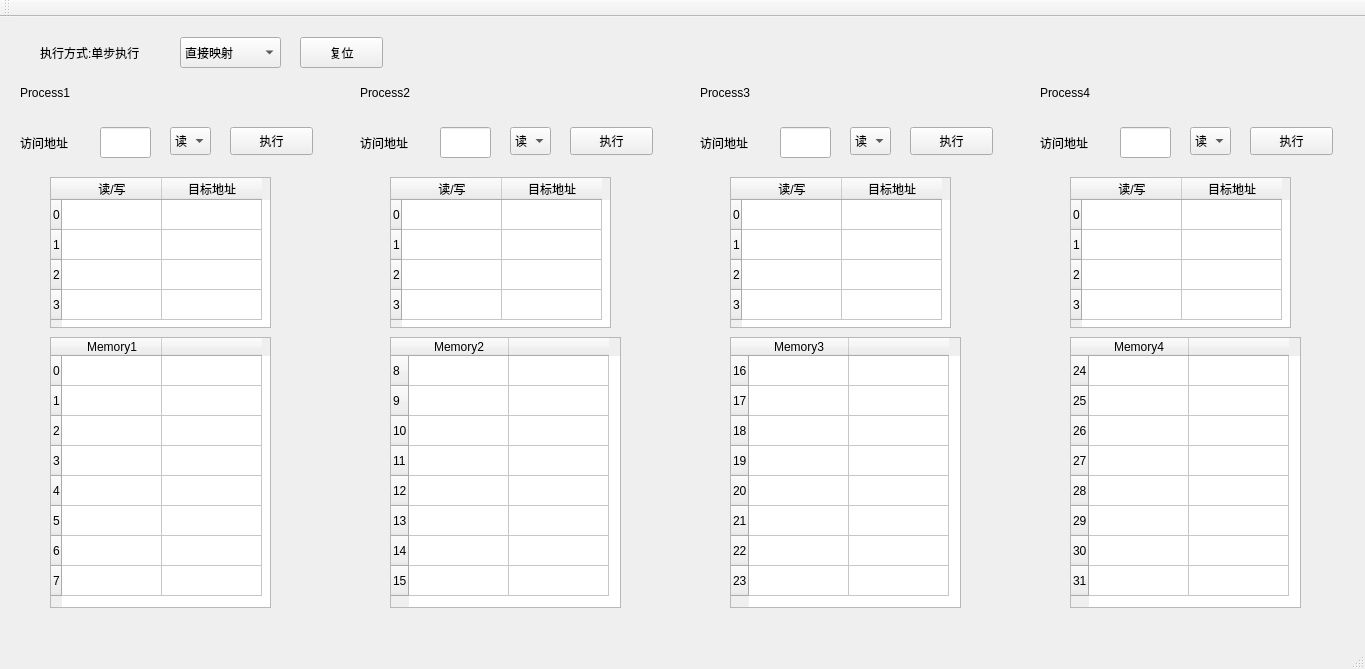
<?xml version="1.0" encoding="UTF-8"?>
<ui version="4.0">
 <class>MainWindow</class>
 <widget class="QMainWindow" name="MainWindow">
  <property name="geometry">
   <rect>
    <x>0</x>
    <y>0</y>
    <width>1365</width>
    <height>669</height>
   </rect>
  </property>
  <property name="windowTitle">
   <string>MainWindow</string>
  </property>
  <widget class="QWidget" name="centralWidget">
   <widget class="QLabel" name="label">
    <property name="geometry">
     <rect>
      <x>40</x>
      <y>20</y>
      <width>131</width>
      <height>31</height>
     </rect>
    </property>
    <property name="text">
     <string>执行方式:单步执行</string>
    </property>
   </widget>
   <widget class="QComboBox" name="associate">
    <property name="geometry">
     <rect>
      <x>180</x>
      <y>20</y>
      <width>101</width>
      <height>31</height>
     </rect>
    </property>
    <item>
     <property name="text">
      <string>直接映射</string>
     </property>
    </item>
    <item>
     <property name="text">
      <string>两路组相联</string>
     </property>
    </item>
    <item>
     <property name="text">
      <string>四路组相联</string>
     </property>
    </item>
   </widget>
   <widget class="QPushButton" name="reset">
    <property name="geometry">
     <rect>
      <x>300</x>
      <y>20</y>
      <width>83</width>
      <height>31</height>
     </rect>
    </property>
    <property name="text">
     <string>复位</string>
    </property>
   </widget>
   <widget class="QTableWidget" name="cpu1_cache">
    <property name="geometry">
     <rect>
      <x>50</x>
      <y>160</y>
      <width>221</width>
      <height>151</height>
     </rect>
    </property>
    <row>
     <property name="text">
      <string>0</string>
     </property>
    </row>
    <row>
     <property name="text">
      <string>1</string>
     </property>
    </row>
    <row>
     <property name="text">
      <string>2</string>
     </property>
    </row>
    <row>
     <property name="text">
      <string>3</string>
     </property>
    </row>
    <column>
     <property name="text">
      <string>读/写</string>
     </property>
    </column>
    <column>
     <property name="text">
      <string>目标地址</string>
     </property>
    </column>
   </widget>
   <widget class="QTableWidget" name="cpu2_cache">
    <property name="geometry">
     <rect>
      <x>390</x>
      <y>160</y>
      <width>221</width>
      <height>151</height>
     </rect>
    </property>
    <row>
     <property name="text">
      <string>0</string>
     </property>
    </row>
    <row>
     <property name="text">
      <string>1</string>
     </property>
    </row>
    <row>
     <property name="text">
      <string>2</string>
     </property>
    </row>
    <row>
     <property name="text">
      <string>3</string>
     </property>
    </row>
    <column>
     <property name="text">
      <string>读/写</string>
     </property>
    </column>
    <column>
     <property name="text">
      <string>目标地址</string>
     </property>
    </column>
   </widget>
   <widget class="QTableWidget" name="cpu3_cache">
    <property name="geometry">
     <rect>
      <x>730</x>
      <y>160</y>
      <width>221</width>
      <height>151</height>
     </rect>
    </property>
    <row>
     <property name="text">
      <string>0</string>
     </property>
    </row>
    <row>
     <property name="text">
      <string>1</string>
     </property>
    </row>
    <row>
     <property name="text">
      <string>2</string>
     </property>
    </row>
    <row>
     <property name="text">
      <string>3</string>
     </property>
    </row>
    <column>
     <property name="text">
      <string>读/写</string>
     </property>
    </column>
    <column>
     <property name="text">
      <string>目标地址</string>
     </property>
    </column>
   </widget>
   <widget class="QTableWidget" name="cpu4_cache">
    <property name="geometry">
     <rect>
      <x>1070</x>
      <y>160</y>
      <width>221</width>
      <height>151</height>
     </rect>
    </property>
    <row>
     <property name="text">
      <string>0</string>
     </property>
    </row>
    <row>
     <property name="text">
      <string>1</string>
     </property>
    </row>
    <row>
     <property name="text">
      <string>2</string>
     </property>
    </row>
    <row>
     <property name="text">
      <string>3</string>
     </property>
    </row>
    <column>
     <property name="text">
      <string>读/写</string>
     </property>
    </column>
    <column>
     <property name="text">
      <string>目标地址</string>
     </property>
    </column>
   </widget>
   <widget class="QTableWidget" name="memory1">
    <property name="geometry">
     <rect>
      <x>50</x>
      <y>320</y>
      <width>221</width>
      <height>271</height>
     </rect>
    </property>
    <row>
     <property name="text">
      <string>0</string>
     </property>
    </row>
    <row>
     <property name="text">
      <string>1</string>
     </property>
    </row>
    <row>
     <property name="text">
      <string>2</string>
     </property>
    </row>
    <row>
     <property name="text">
      <string>3</string>
     </property>
    </row>
    <row>
     <property name="text">
      <string>4</string>
     </property>
    </row>
    <row>
     <property name="text">
      <string>5</string>
     </property>
    </row>
    <row>
     <property name="text">
      <string>6</string>
     </property>
    </row>
    <row>
     <property name="text">
      <string>7</string>
     </property>
    </row>
    <column>
     <property name="text">
      <string>Memory1</string>
     </property>
    </column>
    <column>
     <property name="text">
      <string/>
     </property>
    </column>
   </widget>
   <widget class="QTableWidget" name="memory2">
    <property name="geometry">
     <rect>
      <x>390</x>
      <y>320</y>
      <width>231</width>
      <height>271</height>
     </rect>
    </property>
    <row>
     <property name="text">
      <string>8</string>
     </property>
    </row>
    <row>
     <property name="text">
      <string>9</string>
     </property>
    </row>
    <row>
     <property name="text">
      <string>10</string>
     </property>
    </row>
    <row>
     <property name="text">
      <string>11</string>
     </property>
    </row>
    <row>
     <property name="text">
      <string>12</string>
     </property>
    </row>
    <row>
     <property name="text">
      <string>13</string>
     </property>
    </row>
    <row>
     <property name="text">
      <string>14</string>
     </property>
    </row>
    <row>
     <property name="text">
      <string>15</string>
     </property>
    </row>
    <column>
     <property name="text">
      <string>Memory2</string>
     </property>
    </column>
    <column>
     <property name="text">
      <string/>
     </property>
    </column>
   </widget>
   <widget class="QTableWidget" name="memory3">
    <property name="geometry">
     <rect>
      <x>730</x>
      <y>320</y>
      <width>231</width>
      <height>271</height>
     </rect>
    </property>
    <row>
     <property name="text">
      <string>16</string>
     </property>
    </row>
    <row>
     <property name="text">
      <string>17</string>
     </property>
    </row>
    <row>
     <property name="text">
      <string>18</string>
     </property>
    </row>
    <row>
     <property name="text">
      <string>19</string>
     </property>
    </row>
    <row>
     <property name="text">
      <string>20</string>
     </property>
    </row>
    <row>
     <property name="text">
      <string>21</string>
     </property>
    </row>
    <row>
     <property name="text">
      <string>22</string>
     </property>
    </row>
    <row>
     <property name="text">
      <string>23</string>
     </property>
    </row>
    <column>
     <property name="text">
      <string>Memory3</string>
     </property>
    </column>
    <column>
     <property name="text">
      <string/>
     </property>
    </column>
   </widget>
   <widget class="QTableWidget" name="memory4">
    <property name="geometry">
     <rect>
      <x>1070</x>
      <y>320</y>
      <width>231</width>
      <height>271</height>
     </rect>
    </property>
    <row>
     <property name="text">
      <string>24</string>
     </property>
    </row>
    <row>
     <property name="text">
      <string>25</string>
     </property>
    </row>
    <row>
     <property name="text">
      <string>26</string>
     </property>
    </row>
    <row>
     <property name="text">
      <string>27</string>
     </property>
    </row>
    <row>
     <property name="text">
      <string>28</string>
     </property>
    </row>
    <row>
     <property name="text">
      <string>29</string>
     </property>
    </row>
    <row>
     <property name="text">
      <string>30</string>
     </property>
    </row>
    <row>
     <property name="text">
      <string>31</string>
     </property>
    </row>
    <column>
     <property name="text">
      <string>Memory4</string>
     </property>
    </column>
    <column>
     <property name="text">
      <string/>
     </property>
    </column>
   </widget>
   <widget class="QPushButton" name="cpu1_exec">
    <property name="geometry">
     <rect>
      <x>230</x>
      <y>110</y>
      <width>83</width>
      <height>28</height>
     </rect>
    </property>
    <property name="text">
     <string>执行</string>
    </property>
   </widget>
   <widget class="QLabel" name="label_2">
    <property name="geometry">
     <rect>
      <x>20</x>
      <y>110</y>
      <width>71</width>
      <height>31</height>
     </rect>
    </property>
    <property name="text">
     <string>访问地址</string>
    </property>
   </widget>
   <widget class="QComboBox" name="cpu1_read">
    <property name="geometry">
     <rect>
      <x>170</x>
      <y>110</y>
      <width>41</width>
      <height>28</height>
     </rect>
    </property>
    <item>
     <property name="text">
      <string>读</string>
     </property>
    </item>
    <item>
     <property name="text">
      <string>写</string>
     </property>
    </item>
   </widget>
   <widget class="QLineEdit" name="cpu1_addr">
    <property name="geometry">
     <rect>
      <x>100</x>
      <y>110</y>
      <width>51</width>
      <height>31</height>
     </rect>
    </property>
   </widget>
   <widget class="QLabel" name="label_3">
    <property name="geometry">
     <rect>
      <x>360</x>
      <y>110</y>
      <width>71</width>
      <height>31</height>
     </rect>
    </property>
    <property name="text">
     <string>访问地址</string>
    </property>
   </widget>
   <widget class="QLineEdit" name="cpu2_addr">
    <property name="geometry">
     <rect>
      <x>440</x>
      <y>110</y>
      <width>51</width>
      <height>31</height>
     </rect>
    </property>
   </widget>
   <widget class="QPushButton" name="cpu2_exec">
    <property name="geometry">
     <rect>
      <x>570</x>
      <y>110</y>
      <width>83</width>
      <height>28</height>
     </rect>
    </property>
    <property name="text">
     <string>执行</string>
    </property>
   </widget>
   <widget class="QComboBox" name="cpu2_read">
    <property name="geometry">
     <rect>
      <x>510</x>
      <y>110</y>
      <width>41</width>
      <height>28</height>
     </rect>
    </property>
    <item>
     <property name="text">
      <string>读</string>
     </property>
    </item>
    <item>
     <property name="text">
      <string>写</string>
     </property>
    </item>
   </widget>
   <widget class="QLabel" name="label_4">
    <property name="geometry">
     <rect>
      <x>700</x>
      <y>110</y>
      <width>71</width>
      <height>31</height>
     </rect>
    </property>
    <property name="text">
     <string>访问地址</string>
    </property>
   </widget>
   <widget class="QLineEdit" name="cpu3_addr">
    <property name="geometry">
     <rect>
      <x>780</x>
      <y>110</y>
      <width>51</width>
      <height>31</height>
     </rect>
    </property>
   </widget>
   <widget class="QPushButton" name="cpu3_exec">
    <property name="geometry">
     <rect>
      <x>910</x>
      <y>110</y>
      <width>83</width>
      <height>28</height>
     </rect>
    </property>
    <property name="text">
     <string>执行</string>
    </property>
   </widget>
   <widget class="QComboBox" name="cpu3_read">
    <property name="geometry">
     <rect>
      <x>850</x>
      <y>110</y>
      <width>41</width>
      <height>28</height>
     </rect>
    </property>
    <item>
     <property name="text">
      <string>读</string>
     </property>
    </item>
    <item>
     <property name="text">
      <string>写</string>
     </property>
    </item>
   </widget>
   <widget class="QLabel" name="label_5">
    <property name="geometry">
     <rect>
      <x>1040</x>
      <y>110</y>
      <width>71</width>
      <height>31</height>
     </rect>
    </property>
    <property name="text">
     <string>访问地址</string>
    </property>
   </widget>
   <widget class="QLineEdit" name="cpu4_addr">
    <property name="geometry">
     <rect>
      <x>1120</x>
      <y>110</y>
      <width>51</width>
      <height>31</height>
     </rect>
    </property>
   </widget>
   <widget class="QPushButton" name="cpu4_exec">
    <property name="geometry">
     <rect>
      <x>1250</x>
      <y>110</y>
      <width>83</width>
      <height>28</height>
     </rect>
    </property>
    <property name="text">
     <string>执行</string>
    </property>
   </widget>
   <widget class="QComboBox" name="cpu4_read">
    <property name="geometry">
     <rect>
      <x>1190</x>
      <y>110</y>
      <width>41</width>
      <height>28</height>
     </rect>
    </property>
    <item>
     <property name="text">
      <string>读</string>
     </property>
    </item>
    <item>
     <property name="text">
      <string>写</string>
     </property>
    </item>
   </widget>
   <widget class="QLabel" name="label_6">
    <property name="geometry">
     <rect>
      <x>20</x>
      <y>60</y>
      <width>71</width>
      <height>31</height>
     </rect>
    </property>
    <property name="text">
     <string>Process1</string>
    </property>
   </widget>
   <widget class="QLabel" name="label_7">
    <property name="geometry">
     <rect>
      <x>360</x>
      <y>60</y>
      <width>71</width>
      <height>31</height>
     </rect>
    </property>
    <property name="text">
     <string>Process2</string>
    </property>
   </widget>
   <widget class="QLabel" name="label_8">
    <property name="geometry">
     <rect>
      <x>700</x>
      <y>60</y>
      <width>71</width>
      <height>31</height>
     </rect>
    </property>
    <property name="text">
     <string>Process3</string>
    </property>
   </widget>
   <widget class="QLabel" name="label_9">
    <property name="geometry">
     <rect>
      <x>1040</x>
      <y>60</y>
      <width>71</width>
      <height>31</height>
     </rect>
    </property>
    <property name="text">
     <string>Process4</string>
    </property>
   </widget>
  </widget>
  <widget class="QMenuBar" name="menuBar">
   <property name="geometry">
    <rect>
     <x>0</x>
     <y>0</y>
     <width>1365</width>
     <height>25</height>
    </rect>
   </property>
  </widget>
  <widget class="QToolBar" name="mainToolBar">
   <attribute name="toolBarArea">
    <enum>TopToolBarArea</enum>
   </attribute>
   <attribute name="toolBarBreak">
    <bool>false</bool>
   </attribute>
  </widget>
  <widget class="QStatusBar" name="statusBar"/>
 </widget>
 <layoutdefault spacing="6" margin="11"/>
 <resources/>
 <connections/>
</ui>
